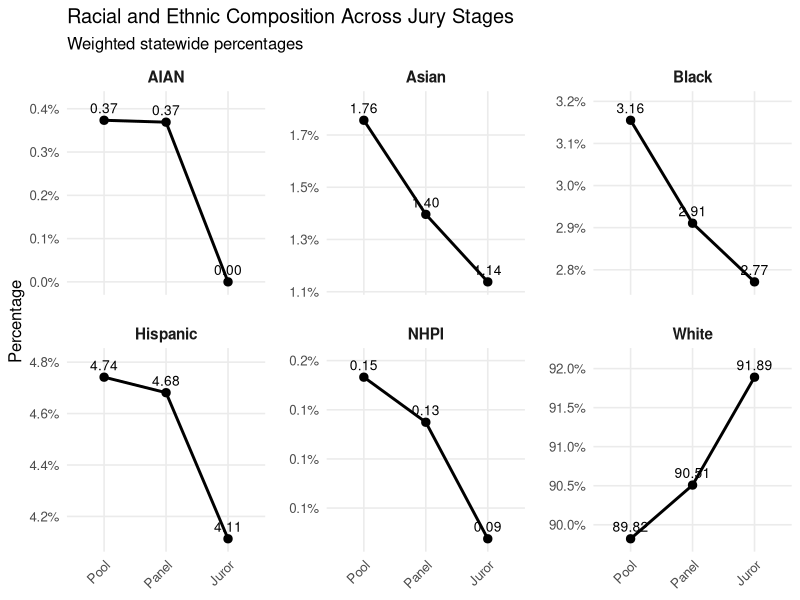
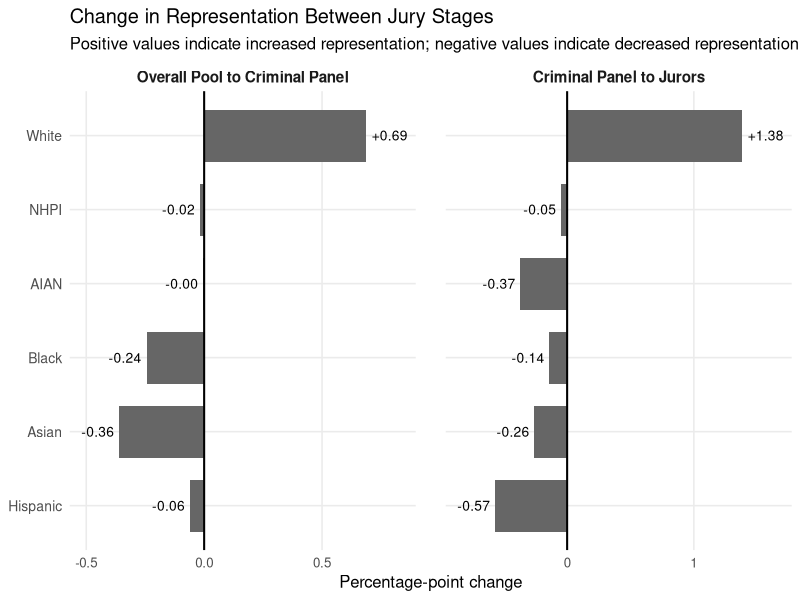
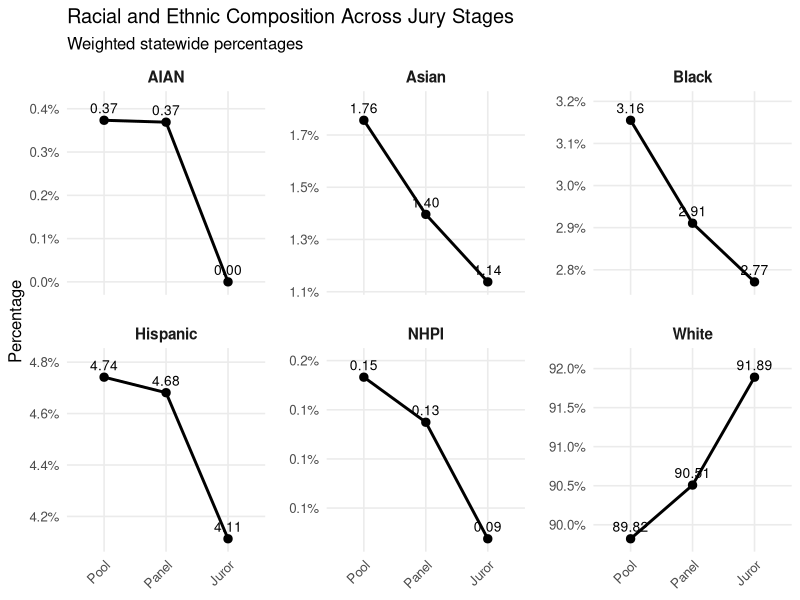
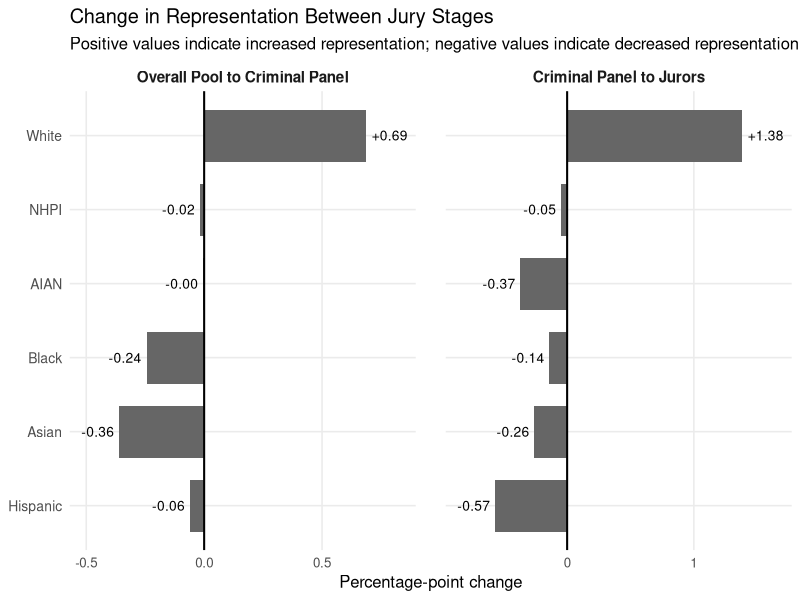

These figures' R source, in order:
# ============================================================
# JURY STAGE ANALYSIS
# Iowa Jury Pool Analysis
#
# Purpose:
# Examine changes in racial and ethnic representation
# across the overall pool, criminal panel, and juror
# stages of the jury selection process.
#
# Outputs:
# - Statewide composition table
# - Stage composition figure
# - Percentage-point change table
# - Percentage-point change figure
# - County-level summar
#y table
# - Wilcoxon signed-rank test results
# ============================================================


# ------------------------------------------------------------
# 1. Load packages and import data
# ------------------------------------------------------------

library(tidyverse)
library(scales)

jury_stages_raw <- read_csv(
  "data/processed/new_main_view.csv",
  show_col_types = FALSE
)

# Create the output folder if it does not already exist
dir.create(
  "outputs/figures",
  recursive = TRUE,
  showWarnings = FALSE
)


# ------------------------------------------------------------
# 2. Clean race labels and create stage variable
# ------------------------------------------------------------

jury_stages <- jury_stages_raw %>%
  mutate(
    court_number = str_pad(
      as.character(court_number),
      width = 3,
      pad = "0"
    ),
    
    race = case_when(
      race %in% c("HLSO", "HLSO Ethnicity") ~
        "Hispanic/Latino",
      
      race == "American Indian/Alaskan Native" ~
        "American Indian/Alaska Native",
      
      TRUE ~ race
    ),
    
    stage = case_when(
      dataset == "Overall Pool" ~
        "Overall Pool",
      
      dataset == "Criminal Panel" ~
        "Criminal Panel",
      
      dataset == "Empanelment" &
        result_status == "Juror" ~
        "Juror",
      
      TRUE ~ NA_character_
    )
  )


# ------------------------------------------------------------
# 3. Calculate statewide composition by stage
# ------------------------------------------------------------

# Multiracial is excluded because it is not available in the
# empanelment records and therefore cannot be compared across
# all three stages.

statewide_stage_composition <- jury_stages %>%
  filter(
    !is.na(stage),
    race != "Multiracial"
  ) %>%
  group_by(stage, race) %>%
  summarise(
    race_count = sum(jury_count, na.rm = TRUE),
    .groups = "drop"
  ) %>%
  group_by(stage) %>%
  mutate(
    stage_total = sum(race_count),
    statewide_pct = 100 * race_count / stage_total
  ) %>%
  ungroup() %>%
  mutate(
    stage = factor(
      stage,
      levels = c(
        "Overall Pool",
        "Criminal Panel",
        "Juror"
      )
    )
  )

View(statewide_stage_composition)


# ------------------------------------------------------------
# 4. Figure 1: Composition across jury stages
# ------------------------------------------------------------

stage_composition_plot <- statewide_stage_composition %>%
  mutate(
    stage = factor(
      stage,
      levels = c(
        "Overall Pool",
        "Criminal Panel",
        "Juror"
      ),
      labels = c(
        "Pool",
        "Panel",
        "Juror"
      )
    ),
    
    race = recode(
      race,
      "Black/African American" = "Black",
      "American Indian/Alaska Native" = "AIAN",
      "Native Hawaiian/Pacific Islander" = "NHPI",
      "Hispanic/Latino" = "Hispanic"
    )
  ) %>%
  ggplot(
    aes(
      x = stage,
      y = statewide_pct,
      group = race
    )
  ) +
  geom_line(
    linewidth = 1,
    color = "black"
  ) +
  geom_point(
    size = 2.5,
    color = "black"
  ) +
  geom_text(
    aes(
      label = sprintf("%.2f", statewide_pct)
    ),
    size = 3.5,
    vjust = -0.7
  ) +
  facet_wrap(
    ~ race,
    scales = "free_y"
  ) +
  scale_y_continuous(
    labels = label_number(
      accuracy = 0.1,
      suffix = "%"
    ),
    expand = expansion(
      mult = c(0.08, 0.18)
    )
  ) +
  labs(
    title = "Racial and Ethnic Composition Across Jury Stages",
    subtitle = "Weighted statewide percentages",
    x = NULL,
    y = "Percentage"
  ) +
  theme_minimal(base_size = 12) +
  theme(
    panel.grid.minor = element_blank(),
    panel.spacing = unit(1.2, "lines"),
    legend.position = "none",
    
    strip.text = element_text(
      face = "bold",
      size = 11
    ),
    
    axis.text.x = element_text(
      angle = 45,
      hjust = 1
    )
  )

stage_composition_plot

ggsave(
  filename =
    "outputs/figures/stage_composition_by_race.png",
  plot = stage_composition_plot,
  width = 12,
  height = 8,
  dpi = 300
)


# ------------------------------------------------------------
# 5. Calculate statewide percentage-point changes
# ------------------------------------------------------------

statewide_stage_changes <- statewide_stage_composition %>%
  select(
    race,
    stage,
    statewide_pct
  ) %>%
  pivot_wider(
    names_from = stage,
    values_from = statewide_pct
  ) %>%
  mutate(
    `Pool → Panel` =
      `Criminal Panel` - `Overall Pool`,
    
    `Panel → Juror` =
      Juror - `Criminal Panel`,
    
    `Pool → Juror` =
      Juror - `Overall Pool`
  ) %>%
  arrange(`Pool → Juror`)

View(statewide_stage_changes)


# ------------------------------------------------------------
# 6. Figure 2: Changes between jury stages
# ------------------------------------------------------------

stage_change_long <- statewide_stage_changes %>%
  select(
    race,
    `Pool → Panel`,
    `Panel → Juror`
  ) %>%
  pivot_longer(
    cols = -race,
    names_to = "transition",
    values_to = "percentage_point_change"
  ) %>%
  mutate(
    transition = recode(
      transition,
      `Pool → Panel` =
        "Overall Pool to Criminal Panel",
      
      `Panel → Juror` =
        "Criminal Panel to Jurors"
    ),
    
    transition = factor(
      transition,
      levels = c(
        "Overall Pool to Criminal Panel",
        "Criminal Panel to Jurors"
      )
    ),
    
    race = recode(
      race,
      "Black/African American" = "Black",
      "American Indian/Alaska Native" = "AIAN",
      "Native Hawaiian/Pacific Islander" = "NHPI",
      "Hispanic/Latino" = "Hispanic"
    )
  )

stage_change_plot <- stage_change_long %>%
  ggplot(
    aes(
      x = percentage_point_change,
      y = reorder(race, percentage_point_change)
    )
  ) +
  geom_col(
    width = 0.7,
    fill = "grey40"
  ) +
  geom_vline(
    xintercept = 0,
    linewidth = 0.7,
    color = "black"
  ) +
  geom_text(
    aes(
      label = sprintf(
        "%+.2f",
        percentage_point_change
      ),
      
      hjust = if_else(
        percentage_point_change >= 0,
        -0.15,
        1.15
      )
    ),
    size = 3.5
  ) +
  facet_wrap(
    ~ transition,
    scales = "free_x",
    nrow = 1
  ) +
  scale_x_continuous(
    expand = expansion(
      mult = c(0.20, 0.20)
    )
  ) +
  labs(
    title =
      "Change in Representation Between Jury Stages",
    
    subtitle = paste(
      "Positive values indicate increased representation;",
      "negative values indicate decreased representation"
    ),
    
    x = "Percentage-point change",
    y = NULL
  ) +
  theme_minimal(base_size = 12) +
  theme(
    panel.grid.minor = element_blank(),
    panel.spacing = unit(1.5, "lines"),
    
    strip.text = element_text(
      face = "bold",
      size = 11
    ),
    
    axis.text.y = element_text(
      size = 10
    )
  )

stage_change_plot

ggsave(
  filename =
    "outputs/figures/stage_percentage_point_changes.png",
  plot = stage_change_plot,
  width = 11,
  height = 6,
  dpi = 300
)


# ------------------------------------------------------------
# 7. Create matched county-level stage data
# ------------------------------------------------------------

county_stage_wide <- jury_stages %>%
  filter(
    !is.na(stage),
    race != "Multiracial"
  ) %>%
  select(
    court_number,
    county_name,
    race,
    stage,
    jury_pct
  ) %>%
  pivot_wider(
    names_from = stage,
    values_from = jury_pct
  ) %>%
  mutate(
    pool_panel_change =
      `Criminal Panel` - `Overall Pool`,
    
    panel_juror_change =
      Juror - `Criminal Panel`,
    
    pool_juror_change =
      Juror - `Overall Pool`
  )


# Summarize the typical county-level change

county_change_summary <- county_stage_wide %>%
  summarise(
    `Pool → Panel` =
      median(
        pool_panel_change,
        na.rm = TRUE
      ),
    
    `Panel → Juror` =
      median(
        panel_juror_change,
        na.rm = TRUE
      ),
    
    `Pool → Juror` =
      median(
        pool_juror_change,
        na.rm = TRUE
      ),
    
    .by = race
  ) %>%
  mutate(
    across(
      where(is.numeric),
      ~ round(.x, 3)
    )
  ) %>%
  arrange(race)

View(county_change_summary)


# ------------------------------------------------------------
# 8. Paired Wilcoxon signed-rank tests
# ------------------------------------------------------------

# The Wilcoxon test determines whether county-level changes
# are consistently above or below zero across matched counties.

run_paired_wilcoxon <- function(
    data,
    earlier_stage,
    later_stage,
    comparison_name
) {
  
  data %>%
    filter(
      !is.na(.data[[earlier_stage]]),
      !is.na(.data[[later_stage]])
    ) %>%
    group_by(race) %>%
    group_modify(
      ~ {
        
        test_result <- wilcox.test(
          x = .x[[later_stage]],
          y = .x[[earlier_stage]],
          paired = TRUE,
          exact = FALSE
        )
        
        tibble(
          median_change = median(
            .x[[later_stage]] -
              .x[[earlier_stage]],
            na.rm = TRUE
          ),
          
          p_value = test_result$p.value
        )
      }
    ) %>%
    ungroup() %>%
    mutate(
      comparison = comparison_name
    )
}


# Run the three comparisons

pool_panel_tests <- run_paired_wilcoxon(
  data = county_stage_wide,
  earlier_stage = "Overall Pool",
  later_stage = "Criminal Panel",
  comparison_name = "pool_panel"
)

panel_juror_tests <- run_paired_wilcoxon(
  data = county_stage_wide,
  earlier_stage = "Criminal Panel",
  later_stage = "Juror",
  comparison_name = "panel_juror"
)

pool_juror_tests <- run_paired_wilcoxon(
  data = county_stage_wide,
  earlier_stage = "Overall Pool",
  later_stage = "Juror",
  comparison_name = "pool_juror"
)


# Combine results and adjust for multiple tests

stage_tests_long <- bind_rows(
  pool_panel_tests,
  panel_juror_tests,
  pool_juror_tests
) %>%
  group_by(comparison) %>%
  mutate(
    p_adjusted = p.adjust(
      p_value,
      method = "BH"
    )
  ) %>%
  ungroup()


# Create one clean row per race

stage_tests_report <- stage_tests_long %>%
  select(
    race,
    comparison,
    median_change,
    p_adjusted
  ) %>%
  pivot_wider(
    names_from = comparison,
    values_from = c(
      median_change,
      p_adjusted
    )
  ) %>%
  rename(
    `Pool → Panel` =
      median_change_pool_panel,
    
    `Panel → Juror` =
      median_change_panel_juror,
    
    `Pool → Juror` =
      median_change_pool_juror,
    
    `Pool → Panel p` =
      p_adjusted_pool_panel,
    
    `Panel → Juror p` =
      p_adjusted_panel_juror,
    
    `Pool → Juror p` =
      p_adjusted_pool_juror
  ) %>%
  mutate(
    across(
      c(
        `Pool → Panel`,
        `Panel → Juror`,
        `Pool → Juror`
      ),
      ~ round(.x, 3)
    ),
    
    across(
      contains(" p"),
      ~ case_when(
        .x < 0.001 ~ "<0.001",
        TRUE ~ sprintf("%.3f", .x)
      )
    )
  ) %>%
  arrange(race)

View(stage_tests_report)

print(stage_tests_report)


# ------------------------------------------------------------
# 9. Export final tables
# ------------------------------------------------------------

dir.create(
  "outputs/tables",
  recursive = TRUE,
  showWarnings = FALSE
)

write_csv(
  statewide_stage_composition,
  "outputs/tables/statewide_stage_composition.csv"
)

write_csv(
  statewide_stage_changes,
  "outputs/tables/statewide_stage_changes.csv"
)

write_csv(
  county_change_summary,
  "outputs/tables/county_stage_changes.csv"
)

write_csv(
  stage_tests_report,
  "outputs/tables/stage_wilcoxon_tests.csv"
)
